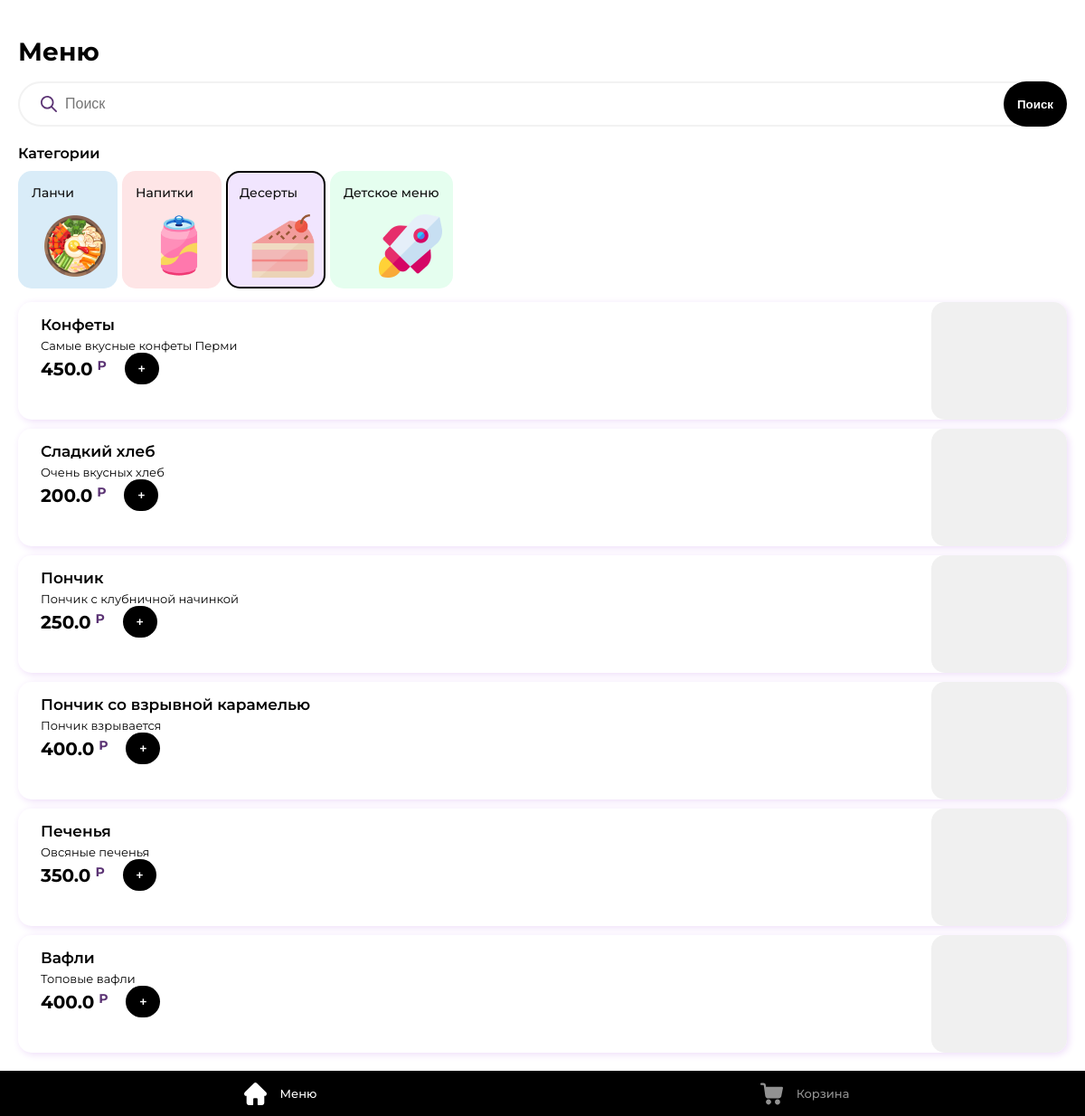
Screenshot of /?category=3 with the database file from the repository.
### product/models.py (models this page shows, shortened)
class Category(models.Model):
    position = models.SmallIntegerField(
        verbose_name=l_('Позиция'),
    )
    name = models.CharField(
        verbose_name=l_('Название'),
        max_length=128,
    )
    image = models.FileField(
        verbose_name=l_('Изображение'),
        blank=False,
        null=False,
        max_length=256,
        upload_to='categories/'
    )
    color = models.CharField(
        verbose_name=l_('Цвет'),
        max_length=16
    )
    class Meta:
        verbose_name = l_('Категория')
        verbose_name_plural = l_('Категории')

class Product(models.Model):
    category = models.ForeignKey(
        Category,
        verbose_name=l_('Категория'),
        on_delete=models.CASCADE,
        null=False,
        blank=False
    )
    name = models.CharField(
        verbose_name=l_('Название'),
        max_length=64,
    )
    description = models.CharField(
        verbose_name=l_('Описание'),
        max_length=128,
    )
    price = models.FloatField(
        verbose_name=l_('Цена'),
        default=0,
    )
    image = models.ImageField(
        verbose_name=l_('Изображение'),
        upload_to='products/',
        blank=True,
        null=True,
        default=None
    )
    class Meta:
        verbose_name = l_('Товар')
        verbose_name_plural = l_('Товары')

### product/views.py (the view)
# urls.py: path('', ProductList.as_view(), name='products'),
class ProductList(ListView):
    model = Product
    template_name = 'product/products.html'
    @property
    def category(self):
        if not self.request.GET.get('category'):
            return None
        return Category.objects.filter(
            id=self.request.GET['category']
        ).first()
    @property
    def search(self):
        return self.request.GET.get('query')
    def get_queryset(self, **kwargs):
        queryset = super().get_queryset(**kwargs)
        if self.category:
            queryset = queryset.filter(category=self.category)
        if self.search:
            queryset = queryset.filter(
                Q(description__icontains=self.search) |
                Q(name__icontains=self.search) |
                Q(category__name__icontains=self.search)
            )
        return queryset
    def get_context_data(self, **kwargs):
        context = super().get_context_data(**kwargs)
        context['categories'] = Category.objects.all()
        context['active_category'] = self.category
        context['query'] = self.search
        context['page'] = 'menu'
        return context

### product/templates/product/products.html (shortened to what this page needs)
{% extends 'base.html' %}
{% block title %}
Меню
{% endblock title %}
{% block content %}
<div class="search">
    <form class="input" method="GET">
        <span class="i i-search"></span>
        <input type="text" class="input__input" value="{% if query %}{{query}}{% endif %}" name="query" placeholder="Поиск">
        <button class="btn">Поиск</button>
    </form>
</div>
<div class="title">Категории</div>
<div class="categories">
    {% for category in categories %}
        <a class="categories__item {% if active_category.pk == category.pk %}active{% endif %}"
           href="{% if active_category.pk == category.pk %}/{% else %}?category={{category.pk}}{% endif %}" data-id="{{category.id}}" style="background-color: {{category.color}};">
            <div class="categories__item-name">{{category.name}}</div>
            <div class="categories__item-image" style="background-image: url({{category.image.url}})"></div>
        </a>
    {% endfor %}
</div>
<div class="products">
    {% for object in object_list %}
    <div class="product">
        <div class="product__name">{{object.name}}</div>
        <div class="product__desc">{{object.description}}</div>
        <div class="product__price">
            <div class="price">
                {{object.price}}
                <div class="price__min">Р</div>
            </div>
            <button class="btn" id="add-to-cart" data-id="{{object.id}}">+</button>
        </div>
        <div class="product__image" style="{% if object.image %}background-image: url({{object.image.url}});{% endif %}"></div>
    </div>
    {% endfor %}
</div>
{% endblock content %}

### static/css/main.css (style rules this page uses)
body, html { width: 100%; height: 100%; padding: 0px; margin: 0px; font-family: "Montserrat", sans-serif; font-weight: 400; }
* { box-sizing: border-box; }
.input { width: 100%; height: 50px; position: relative; }
.input .i { width: 18px; height: 18px; position: absolute; left: 25px; top: calc(50% - 9px); }
.input__input { width: 100%; height: 100%; border: 2px solid #F2F2F2; border-radius: 25px; padding-left: 50px; font-size: 16px; font-weight: 500; background-color: #fff; outline: none; }
.search { width: 100%; height: 50px; margin-top: 20px; margin-bottom: 20px; position: relative; }
.search .btn { position: absolute; right: 0px; top: 0px; height: 100%; cursor: pointer; }
.title { width: 100%; font-size: 16px; font-weight: 600; }
.categories { width: 100%; display: flex; justify-content: start; margin-top: 10px; white-space: nowrap; overflow: auto; }
.categories__item { min-width: 110px; height: 130px; margin-right: 5px; padding: 13px; border-radius: 15px; position: relative; cursor: pointer; text-decoration: none; border: 2px solid transparent; }
.categories__item.active { border: 2px solid #000; }
.categories__item-name { width: 100%; height: 15px; font-size: 14px; white-space: normal; font-weight: 500; text-decoration: none !important; color: #111; outline: none !important; }
.categories__item-image { width: 70px; height: 70px; right: 10px; bottom: 10px; position: absolute; background-size: cover; background-repeat: no-repeat; }
.products { width: 100%; margin-top: 15px; display: flex; flex-direction: column; }
.product { width: 100%; padding: 15px 25px; background-color: #fff; box-shadow: 2px 2px 8px #EEDDF9; border-radius: 15px; height: 130px; position: relative; margin-bottom: 10px; }
.product__name { width: calc(100% - 150px); max-height: 40px; font-size: 17px; overflow: hidden; text-overflow: ellipsis; font-weight: 600; color: #000; }
.product__desc { width: calc(100% - 150px); font-weight: 400; font-size: 13px; margin-top: 5px; max-height: 50px; color: #000; overflow: hidden; text-overflow: ellipsis; }
.product__price { width: calc(100% - 150px); height: 35px; display: flex; }
.price { height: 100%; display: flex; align-items: center; font-size: 20px; color: #000; font-weight: 700; }
.product__image { width: 150px; position: absolute; height: 130px; right: 0px; top: 0px; background-size: cover; background-repeat: no-repeat; border-radius: 15px; background-color: #f0f0f0; }
.btn { height: 50px; border-radius: 25px; padding-left: 15px; padding-right: 15px; background-color: #000; color: #fff; font-weight: 600; outline: none; border: none; cursor: pointer; display: flex; align-items: center; }
.product__price .btn { height: 35px; margin-left: 20px; cursor: pointer; }
.price__min { display: flex; justify-content: center; align-items: start; height: 100%; padding-top: 5px; padding-left: 5px; font-size: 14px; color: #5B3374; }

### rows the page displays
Category: name "Ланчи", image (picture)
Category: name "Напитки", image (picture)
Category: name "Десерты", image (picture)
Category: name "Детское меню", image (picture)
Product: name "Конфеты", description "Самые вкусные конфеты Перми", price "450.0"
Product: name "Сладкий хлеб", description "Очень вкусных хлеб", price "200.0"
Product: name "Пончик", description "Пончик с клубничной начинкой", price "250.0"
Product: name "Пончик со взрывной карамелью", description "Пончик взрывается", price "400.0"
Product: name "Печенья", description "Овсяные печенья", price "350.0"
Product: name "Вафли", description "Топовые вафли", price "400.0"
